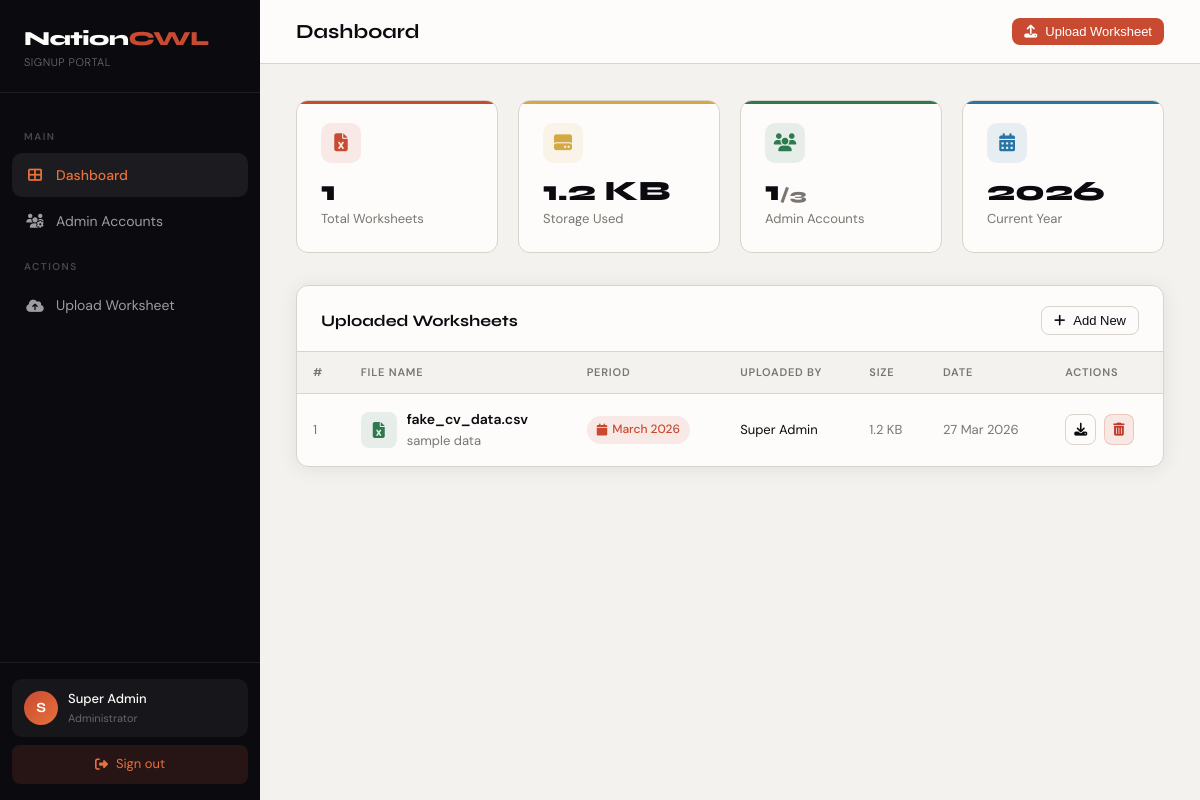
Screenshot of /dashboard (signed in) with the database file from the repository.
### app.py (models this page shows)
class Admin(db.Model):
    id = db.Column(db.Integer, primary_key=True)
    name = db.Column(db.String(100), nullable=False)
    email = db.Column(db.String(150), unique=True, nullable=False)
    password = db.Column(db.String(200), nullable=False)
    role = db.Column(db.String(50), default='admin')
    created_at = db.Column(db.DateTime, default=datetime.utcnow)
    worksheets = db.relationship('Worksheet', backref='uploaded_by', lazy=True)

class Worksheet(db.Model):
    id = db.Column(db.Integer, primary_key=True)
    filename = db.Column(db.String(200), nullable=False)
    original_name = db.Column(db.String(200), nullable=False)
    month = db.Column(db.String(20), nullable=False)
    year = db.Column(db.Integer, nullable=False)
    description = db.Column(db.Text)
    file_size = db.Column(db.Integer)
    admin_id = db.Column(db.Integer, db.ForeignKey('admin.id'), nullable=False)
    created_at = db.Column(db.DateTime, default=datetime.utcnow)

### app.py (the view)
@app.route('/dashboard')
@login_required
def dashboard():
    worksheets = Worksheet.query.order_by(Worksheet.created_at.desc()).all()
    admins = Admin.query.all()
    total_size = sum(w.file_size or 0 for w in worksheets)
    return render_template('dashboard.html',
                           worksheets=worksheets,
                           admins=admins,
                           total_size=total_size,
                           months=MONTHS,
                           current_year=datetime.now().year,
                           is_superadmin=session.get('is_superadmin', False))

### app.py (called while the page is built)
def login_required(f):
    @wraps(f)
    def decorated(*args, **kwargs):
        if 'admin_id' not in session:
            flash('Please log in to access this page.', 'error')
            return redirect(url_for('login'))
        return f(*args, **kwargs)
    return decorated

def format_size(size_bytes):
    if size_bytes < 1024:
        return f"{size_bytes} B"
    elif size_bytes < 1024 * 1024:
        return f"{size_bytes / 1024:.1f} KB"
    else:
        return f"{size_bytes / (1024*1024):.1f} MB"

### templates/dashboard.html (shortened to what this page needs)
{% extends "base.html" %}
{% block body %}
<div class="layout">
  <aside class="sidebar">
    <div class="sidebar-logo">
      <div class="brand">Nation<span>CWL</span></div>
      <div class="tagline">Signup Portal</div>
    </div>
    <nav class="sidebar-nav">
      <div class="nav-section-label">Main</div>
      <a href="{{ url_for('dashboard') }}" class="nav-link active">
        <i class="fas fa-th-large"></i> Dashboard
      </a>
      <a href="{{ url_for('admins') }}" class="nav-link">
        <i class="fas fa-users-cog"></i> Admin Accounts
      </a>
      <div class="nav-section-label">Actions</div>
      <a href="#" class="nav-link" onclick="openModal('uploadModal')">
        <i class="fas fa-cloud-upload-alt"></i> Upload Worksheet
      </a>
    </nav>
    <div class="sidebar-footer">
      <div class="admin-chip">
        <div class="admin-avatar">{{ session.admin_name[0] | upper }}</div>
        <div class="admin-info">
          <div class="name">{{ session.admin_name }}</div>
          <div class="role">Administrator</div>
        </div>
      </div>
      <a href="{{ url_for('logout') }}" class="logout-btn">
        <i class="fas fa-sign-out-alt"></i> Sign out
      </a>
    </div>
  </aside>
  <div class="main">
    <div class="topbar">
      <div class="page-title">Dashboard</div>
      <div class="topbar-right">
        <button class="btn btn-primary btn-sm" onclick="openModal('uploadModal')">
          <i class="fas fa-upload"></i> Upload Worksheet
        </button>
      </div>
    </div>
    <div class="content">
      <div class="stats-grid">
        <div class="stat-card s1">
          <div class="stat-icon"><i class="fas fa-file-excel"></i></div>
          <div class="stat-value">{{ worksheets | length }}</div>
          <div class="stat-label">Total Worksheets</div>
        </div>
        <div class="stat-card s2">
          <div class="stat-icon"><i class="fas fa-hdd"></i></div>
          <div class="stat-value">{{ format_size(total_size) }}</div>
          <div class="stat-label">Storage Used</div>
        </div>
        <div class="stat-card s3">
          <div class="stat-icon"><i class="fas fa-users"></i></div>
          <div class="stat-value">{{ admins | length }}<span style="font-size:16px;color:var(--muted)">/3</span></div>
          <div class="stat-label">Admin Accounts</div>
        </div>
        <div class="stat-card s4">
          <div class="stat-icon"><i class="fas fa-calendar-alt"></i></div>
          <div class="stat-value">{{ current_year }}</div>
          <div class="stat-label">Current Year</div>
        </div>
      </div>
      <div class="card">
        <div class="card-header">
          <span class="card-title">Uploaded Worksheets</span>
          <button class="btn btn-ghost btn-sm" onclick="openModal('uploadModal')">
            <i class="fas fa-plus"></i> Add New
          </button>
        </div>
        <div class="table-wrap">
          {% if worksheets %}
            <table>
              <thead>
                <tr>
                  <th>#</th>
                  <th>File Name</th>
                  <th>Period</th>
                  <th>Uploaded By</th>
                  <th>Size</th>
                  <th>Date</th>
                  <th>Actions</th>
                </tr>
              </thead>
              <tbody>
                {% for ws in worksheets %}
                <tr>
                  <td class="text-muted text-sm">{{ loop.index }}</td>
                  <td>
                    <div style="display:flex;align-items:center;gap:10px;">
                      <div style="width:36px;height:36px;background:rgba(45,122,79,0.1);border-radius:8px;display:flex;align-items:center;justify-content:center;color:#2d7a4f;font-size:16px;flex-shrink:0;">
                        <i class="fas fa-file-excel"></i>
                      </div>
                      <div>
                        <div class="fw-600" style="font-size:14px;">{{ ws.original_name }}</div>
                        {% if ws.description %}
                          <div class="text-muted text-sm">{{ ws.description[:50] }}{% if ws.description|length > 50 %}…{% endif %}</div>
                        {% endif %}
                      </div>
                    </div>
                  </td>
                  <td><span class="badge badge-month"><i class="fas fa-calendar"></i> {{ ws.month }} {{ ws.year }}</span></td>
                  <td class="text-sm">{{ ws.uploaded_by.name }}</td>
                  <td class="text-muted text-sm">{{ format_size(ws.file_size or 0) }}</td>
                  <td class="text-muted text-sm">{{ ws.created_at.strftime('%d %b %Y') }}</td>
                  <td>
                    <div style="display:flex;gap:8px;">
                      <a href="{{ url_for('download', ws_id=ws.id) }}" class="btn btn-ghost btn-icon btn-sm" title="Download">
                        <i class="fas fa-download"></i>
                      </a>
                      <form method="POST" action="{{ url_for('delete_worksheet', ws_id=ws.id) }}" onsubmit="return confirm('Delete this worksheet?')">
                        <button type="submit" class="btn btn-danger btn-icon btn-sm" title="Delete">
                          <i class="fas fa-trash-alt"></i>
                        </button>
                      </form>
                    </div>
                  </td>
                </tr>
                {% endfor %}
              </tbody>
            </table>
          {% endif %}
        </div>
      </div>
    </div>
  </div>
</div>
{% endblock %}

### rows the page displays
Admin: admin_name "Super Admin"
Worksheet: original_name "fake_cv_data.csv", description "sample data", month "March", year "2026", uploaded_by.name "Super Admin", file_size "1.2 KB", created_at "27 Mar 2026"

### other values shown
{{ session.admin_name[0] | upper }} "S"
{{ worksheets | length }} "1"
{{ admins | length }} "1"
